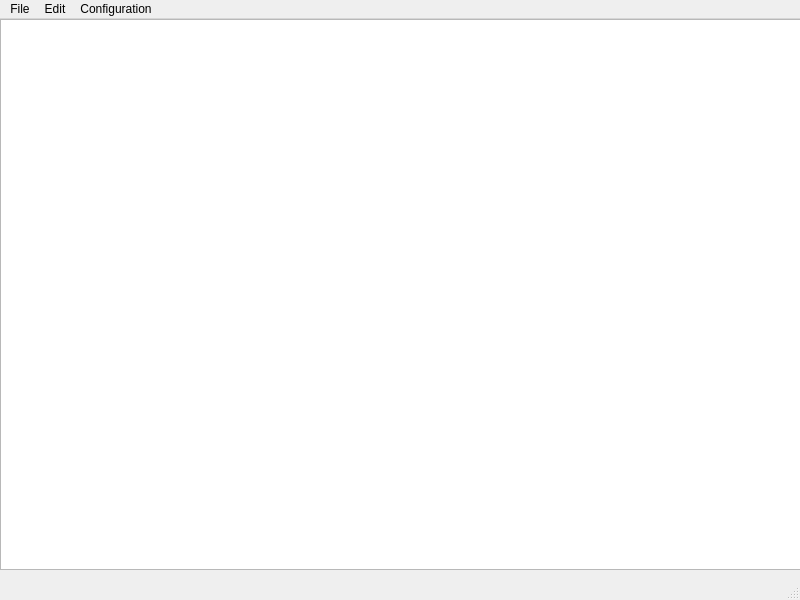
<?xml version="1.0" encoding="UTF-8"?>
<ui version="4.0">
 <class>MainWindow</class>
 <widget class="QMainWindow" name="MainWindow">
  <property name="geometry">
   <rect>
    <x>0</x>
    <y>0</y>
    <width>800</width>
    <height>600</height>
   </rect>
  </property>
  <property name="windowTitle">
   <string>MainWindow</string>
  </property>
  <widget class="QWidget" name="centralwidget">
   <widget class="QWidget" name="gridLayoutWidget">
    <property name="geometry">
     <rect>
      <x>0</x>
      <y>0</y>
      <width>801</width>
      <height>551</height>
     </rect>
    </property>
    <layout class="QGridLayout" name="gridLayout">
     <item row="0" column="0">
      <widget class="QTableView" name="tableView"/>
     </item>
    </layout>
   </widget>
  </widget>
  <widget class="QMenuBar" name="menubar">
   <property name="geometry">
    <rect>
     <x>0</x>
     <y>0</y>
     <width>800</width>
     <height>22</height>
    </rect>
   </property>
   <widget class="QMenu" name="menuFile">
    <property name="title">
     <string>File</string>
    </property>
    <addaction name="actionOpen"/>
    <addaction name="actionClose"/>
    <addaction name="actionExport"/>
   </widget>
   <widget class="QMenu" name="menuEdit">
    <property name="title">
     <string>Edit</string>
    </property>
   </widget>
   <widget class="QMenu" name="menuConnfiguration">
    <property name="title">
     <string>Configuration</string>
    </property>
    <addaction name="actionCrendentials"/>
    <addaction name="actionProxy_setup"/>
    <addaction name="actionLog"/>
   </widget>
   <addaction name="menuFile"/>
   <addaction name="menuEdit"/>
   <addaction name="menuConnfiguration"/>
  </widget>
  <widget class="QStatusBar" name="statusbar"/>
  <action name="actionOpen">
   <property name="text">
    <string>Open</string>
   </property>
  </action>
  <action name="actionClose">
   <property name="text">
    <string>Close</string>
   </property>
  </action>
  <action name="actionExport">
   <property name="text">
    <string>Export</string>
   </property>
  </action>
  <action name="actionCrendentials">
   <property name="text">
    <string>Crendentials</string>
   </property>
  </action>
  <action name="actionProxy_setup">
   <property name="text">
    <string>Proxy</string>
   </property>
  </action>
  <action name="actionLog">
   <property name="text">
    <string>Log</string>
   </property>
  </action>
 </widget>
 <resources/>
 <connections/>
</ui>
